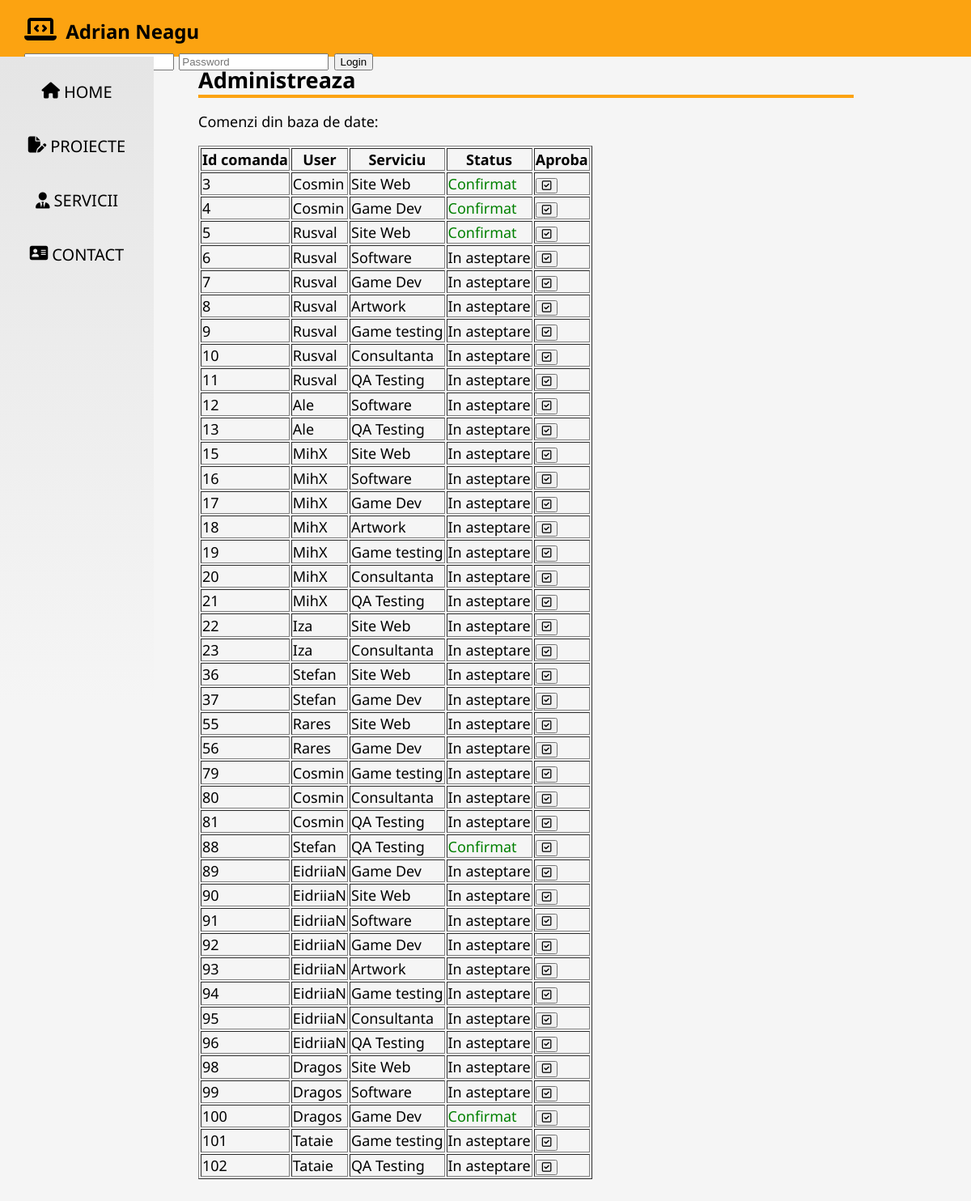
/Website/PHP/administreaza.php, run on the app's committed database.
### tables this page shows
CREATE TABLE IF NOT EXISTS `comenzi` (
  `id_comanda` int(11) NOT NULL AUTO_INCREMENT,
  `id_serviciu` int(11) NOT NULL,
  `id_user` int(11) NOT NULL,
  `status` tinyint(1) NOT NULL,
  PRIMARY KEY (`id_comanda`),
  KEY `id_serviciu` (`id_serviciu`),
  KEY `comenzi_ibfk_2` (`id_user`)
);

CREATE TABLE IF NOT EXISTS `users` (
  `id` int(11) NOT NULL AUTO_INCREMENT,
  `username` varchar(20) NOT NULL,
  `email` varchar(50) NOT NULL,
  `nume` varchar(20) NOT NULL,
  `prenume` varchar(20) NOT NULL,
  `parola` varchar(20) NOT NULL,
  `admin` tinyint(1) NOT NULL,
  PRIMARY KEY (`id`)
);

CREATE TABLE IF NOT EXISTS `servicii` (
  `id` int(11) NOT NULL AUTO_INCREMENT,
  `nume` varchar(50) NOT NULL,
  `descriere` varchar(100) NOT NULL,
  `timp_estimativ` varchar(50) NOT NULL,
  `pret` int(11) NOT NULL,
  PRIMARY KEY (`id`)
);

### Website/PHP/administreaza.php (the view, shortened to what this page needs)
<?php
function adminTable()
{
    require 'conectDB.php';
    $sql = "SELECT c.id_comanda, s.nume, c.status, u.username from comenzi c, servicii s, users u where c.id_serviciu=s.id and c.id_user=u.id order by id_comanda";
    $result = mysqli_query($conn, $sql);
    echo "<table border='1'>
        <tr>
        <th>Id comanda</th>
        <th>User</th>
        <th>Serviciu</th>
        <th>Status</th>
        <th>Aproba</th>
        </tr>";
    while ($row = mysqli_fetch_assoc($result)) {
        echo "<tr>";
        echo "<td>" . $row['id_comanda'] . "</td>";
        echo "<td>" . $row['username'] . "</td>";
        echo "<td>" . $row['nume'] . "</td>";
        if($row['status']==1){
            echo'<td style="color:green;">Confirmat</td>';
        }
        else{
            echo'<td>In asteptare</td>';
        }
        echo "<form>";
        echo '<td><button onclick="return confirm(\'Esti sigur ca vrei sa aprobi comanda?\');
        " class="fa-regular fa-square-check" formaction="confirmComanda.php" formmethod="POST" value="'.$row['id_comanda'].'" name="confirmComanda">
        </button></td>';
        echo "</form>";
        echo "</tr>";
    }
    echo "</table>";
}
?>
<!DOCTYPE html>
<html lang="en">
<head>
    <link rel="stylesheet" type="text/css" href="/ProiectDAW/css/style.css">
    <link rel="stylesheet" type="text/css" href="/ProiectDAW/css/fontawsome/css/all.css">
    <link rel="stylesheet" type="text/css" href="/ProiectDAW/css/fontawsome/fontawesome.css">
</head>
<body>
    <?php
    require 'menu.php';
    ?>
    <main>
        <h2 class="title">Administreaza</h2>
        <p>Comenzi din baza de date:</p>
        <?php
        echo '<div class="tabelServicii3">';
        adminTable();
        echo '</div>';
        ?>
    </main>
</body>
</html>

### Website/PHP/menu.php (shortened to what this page needs)
<?php
if (isset($_SESSION["username"])) {
    echo '<header>
    <a href="/ProiectDAW/index.php">
        <i class="fa-solid fa-laptop-code logo"></i>
        <b>Adrian Neagu</b>
    </a>
    <form class="login-container" action="/ProiectDAW/PHP/logout.php">
        <div class="dropdown">
            <b>'.$_SESSION["username"].'</b> <i class="fa-solid fa-caret-down"></i>';
            if(isset($_SESSION["admin"]) && $_SESSION["admin"]==true){
                echo'
                <div class="dropdown-content">
                    <a href="/ProiectDAW/PHP/administreaza.php">Administreaza</a>
                    <a href="/ProiectDAW/PHP/servicii_comandate.php">Servicii comandate</a>
                    <a href="#">Cont</a>
                </div>';
            }
            else {
                echo'
                <div class="dropdown-content">
                    <a href="/ProiectDAW/PHP/servicii_comandate.php">Servicii comandate</a>
                    <a href="#">Cont</a>
                </div>';
            }
           echo'
        </div>
        <button type="sumbit" id="logout">Logout</button>
    </form>
    </header>
    <div class="page-container">
    <aside id="side-menu">
        <a href="/ProiectDAW/index.php"><i class="fa-solid fa-house logoHome"></i>Home</a>
        <a href="/ProiectDAW/PHP/proiecte.php"><i class="fa-solid fa-file-pen logoHome"></i></i>Proiecte</a>
        <a href="/ProiectDAW/PHP/servicii.php"><i class="fa-solid fa-user-tie"></i> Servicii</a>
        <a href="/ProiectDAW/PHP/contact.php"><i class="fa-solid fa-address-card logoHome"></i>Contact</a>
    </aside>';
}
else {
    echo '<header>
    <a href="/ProiectDAW/index.php">
        <i class="fa-solid fa-laptop-code logo"></i>
        <b>Adrian Neagu</b>
    </a>
    <div class="login-container">
        <form action="/ProiectDAW/PHP/login.php" method="POST">
            <input required type="text" placeholder="Username" name="username">
            <input required type="password" placeholder="Password" name="psw">
            <button type="submit">Login</button>
        </form>
        <form action="/ProiectDaw/PHP/index_register.php">
            <button type="sumbit">Register</button>
        </form>
    </div>
    </header>
    <div class="page-container">
    <aside id="side-menu">
        <a href="/ProiectDAW/index.php"><i class="fa-solid fa-house logoHome"></i>Home</a>
        <a href="/ProiectDAW/PHP/proiecte.php"><i class="fa-solid fa-file-pen logoHome"></i></i>Proiecte</a>
        <a href="/ProiectDAW/PHP/servicii.php"><i class="fa-solid fa-user-tie"></i> Servicii</a>
        <a href="/ProiectDAW/PHP/contact.php"><i class="fa-solid fa-address-card logoHome"></i>Contact</a>
    </aside>';
}

### Website/EidriiaN.github.io/css/style.css (style rules this page uses)
* { box-sizing: border-box; }
body { margin: 0; background-color: #f5f5f5; font-size: 18px; font-family: 'Noto Sans', sans-serif; }
header { height: 70px; background-color: #fca311; position: fixed; width: 100%; padding-top: 20px; padding-left: 30px; font-size: 24px; }
header a { color: black; text-decoration: none; }
.page-container { min-height: 100vh; padding-top: 70px; }
main { margin: 10px 10% 60px 220px; padding: 0px 25px; }
aside { width: 190px; height: 100vh; position: fixed; background: linear-gradient(to bottom, #e5e5e5, #f5f5f5); padding-top: 10px; font-size: 20px; }
aside a { display: block; color: black; text-transform: uppercase; text-decoration: none; text-align: center; padding: 20px; }
.logo { margin-right: 5px; font-size: 32px; }
.logoHome { margin-right: 5px; position: relative; top: -2px; }
p { line-height: 125%; }
.title { border-bottom: 4px solid #fca311; margin-bottom: 5px; margin-top: 10px; }

### data on the page
comenzi: id_comanda "3", id_user.username "Cosmin", id_serviciu.nume "Site Web", status "Confirmat"
comenzi: id_comanda "4", id_user.username "Cosmin", id_serviciu.nume "Game Dev", status "Confirmat"
comenzi: id_comanda "5", id_user.username "Rusval", id_serviciu.nume "Site Web", status "Confirmat"
comenzi: id_comanda "6", id_user.username "Rusval", id_serviciu.nume "Software", status "In asteptare"
comenzi: id_comanda "7", id_user.username "Rusval", id_serviciu.nume "Game Dev", status "In asteptare"
comenzi: id_comanda "8", id_user.username "Rusval", id_serviciu.nume "Artwork", status "In asteptare"
comenzi: id_comanda "9", id_user.username "Rusval", id_serviciu.nume "Game testing", status "In asteptare"
comenzi: id_comanda "10", id_user.username "Rusval", id_serviciu.nume "Consultanta", status "In asteptare"
comenzi: id_comanda "11", id_user.username "Rusval", id_serviciu.nume "QA Testing", status "In asteptare"
comenzi: id_comanda "12", id_user.username "Ale", id_serviciu.nume "Software", status "In asteptare"
comenzi: id_comanda "13", id_user.username "Ale", id_serviciu.nume "QA Testing", status "In asteptare"
comenzi: id_comanda "15", id_user.username "MihX", id_serviciu.nume "Site Web", status "In asteptare"
comenzi: id_comanda "16", id_user.username "MihX", id_serviciu.nume "Software", status "In asteptare"
comenzi: id_comanda "17", id_user.username "MihX", id_serviciu.nume "Game Dev", status "In asteptare"
comenzi: id_comanda "18", id_user.username "MihX", id_serviciu.nume "Artwork", status "In asteptare"
comenzi: id_comanda "19", id_user.username "MihX", id_serviciu.nume "Game testing", status "In asteptare"
comenzi: id_comanda "20", id_user.username "MihX", id_serviciu.nume "Consultanta", status "In asteptare"
comenzi: id_comanda "21", id_user.username "MihX", id_serviciu.nume "QA Testing", status "In asteptare"
comenzi: id_comanda "22", id_user.username "Iza", id_serviciu.nume "Site Web", status "In asteptare"
comenzi: id_comanda "23", id_user.username "Iza", id_serviciu.nume "Consultanta", status "In asteptare"
comenzi: id_comanda "36", id_user.username "Stefan", id_serviciu.nume "Site Web", status "In asteptare"
comenzi: id_comanda "37", id_user.username "Stefan", id_serviciu.nume "Game Dev", status "In asteptare"
comenzi: id_comanda "55", id_user.username "Rares", id_serviciu.nume "Site Web", status "In asteptare"
comenzi: id_comanda "56", id_user.username "Rares", id_serviciu.nume "Game Dev", status "In asteptare"
comenzi: id_comanda "79", id_user.username "Cosmin", id_serviciu.nume "Game testing", status "In asteptare"
comenzi: id_comanda "80", id_user.username "Cosmin", id_serviciu.nume "Consultanta", status "In asteptare"
comenzi: id_comanda "81", id_user.username "Cosmin", id_serviciu.nume "QA Testing", status "In asteptare"
comenzi: id_comanda "88", id_user.username "Stefan", id_serviciu.nume "QA Testing", status "Confirmat"
comenzi: id_comanda "89", id_user.username "EidriiaN", id_serviciu.nume "Game Dev", status "In asteptare"
comenzi: id_comanda "90", id_user.username "EidriiaN", id_serviciu.nume "Site Web", status "In asteptare"
comenzi: id_comanda "91", id_user.username "EidriiaN", id_serviciu.nume "Software", status "In asteptare"
comenzi: id_comanda "92", id_user.username "EidriiaN", id_serviciu.nume "Game Dev", status "In asteptare"
comenzi: id_comanda "93", id_user.username "EidriiaN", id_serviciu.nume "Artwork", status "In asteptare"
comenzi: id_comanda "94", id_user.username "EidriiaN", id_serviciu.nume "Game testing", status "In asteptare"
comenzi: id_comanda "95", id_user.username "EidriiaN", id_serviciu.nume "Consultanta", status "In asteptare"
comenzi: id_comanda "96", id_user.username "EidriiaN", id_serviciu.nume "QA Testing", status "In asteptare"
comenzi: id_comanda "98", id_user.username "Dragos", id_serviciu.nume "Site Web", status "In asteptare"
comenzi: id_comanda "99", id_user.username "Dragos", id_serviciu.nume "Software", status "In asteptare"
comenzi: id_comanda "100", id_user.username "Dragos", id_serviciu.nume "Game Dev", status "Confirmat"
comenzi: id_comanda "101", id_user.username "Tataie", id_serviciu.nume "Game testing", status "In asteptare"
comenzi: id_comanda "102", id_user.username "Tataie", id_serviciu.nume "QA Testing", status "In asteptare"
